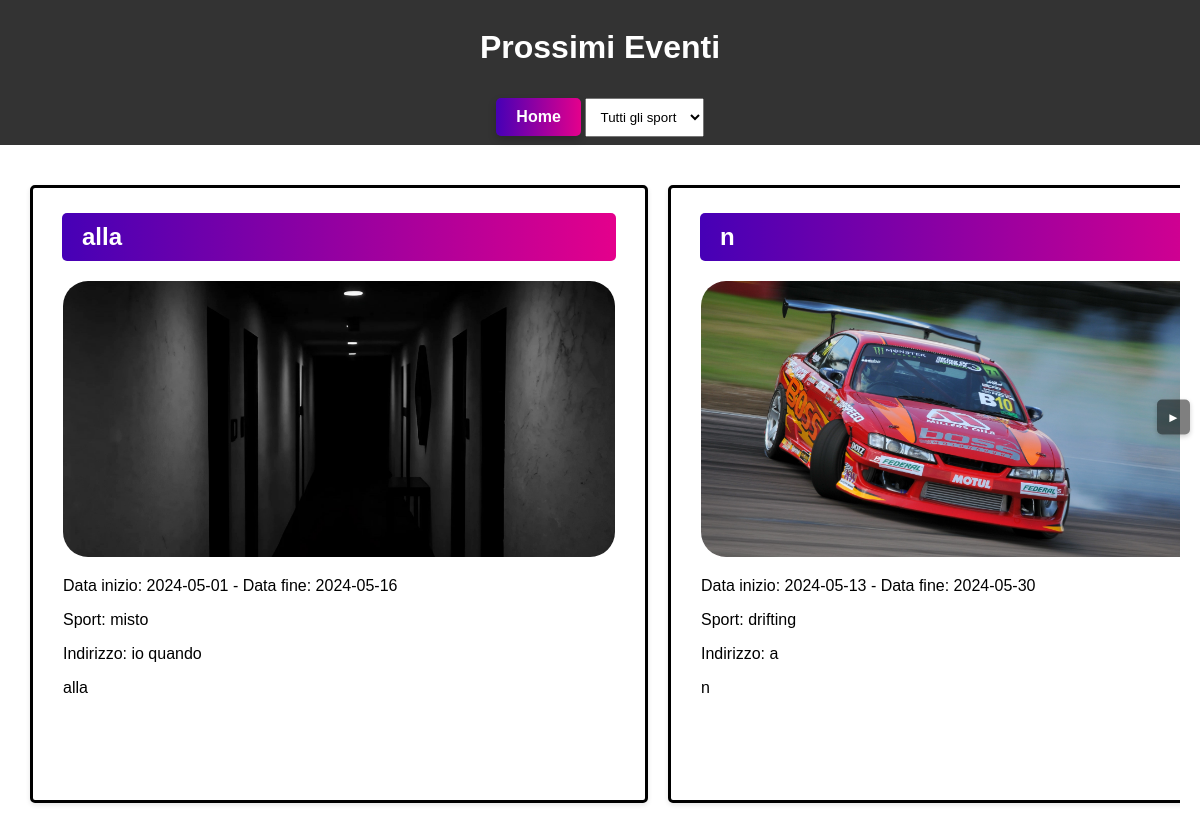
Page /eventi.php on the committed database.
### tables this page shows
CREATE TABLE `evento` (
  `id_evento` varchar(255) NOT NULL,
  `descrizione` varchar(255) NOT NULL,
  `nome` varchar(255) NOT NULL,
  `data_inizio` date NOT NULL,
  `data_fine` date NOT NULL,
  `sport` varchar(255) NOT NULL,
  `indirizzo` varchar(255) NOT NULL
);

### eventi.php (the view, shortened to what this page needs)
<!DOCTYPE html>
<html lang="it">
<head>
    <link rel="stylesheet" href="events_styles.css">
</head>
<body>
    <div class="events-header">
        <h1>Prossimi Eventi</h1>
        <form method="GET">
        <a href="index.html" class="home-button">Home</a>
            <select id="sportFilter" name="sport" onchange="this.form.submit()" class="sport-dropdown">
                <option value="">Tutti gli sport</option>
            </select>
        </form>
    </div>
    <button class="scroll-button right" id="scrollRightButton" onclick="scrollRight()">►</button>
    <div class="events-container" id="eventsContainer">
        <?php
        $servername = "localhost";
        $username = "root";
        $password = "";
        $dbname = "sport-xxx";
        $conn = new mysqli($servername, $username, $password, $dbname);
        $sql = "SELECT * FROM evento";
        $result = $conn->query($sql);
        if ($result->num_rows > 0) {
            echo '<div class="events-scroll-container">';
            while ($row = $result->fetch_assoc()) {
                echo '<div class="event">';
                echo '<h2>' . htmlspecialchars($row["nome"]) . '</h2>';
                echo "<img src='immagini/evento/" . htmlspecialchars($row["nome"]) . ".jpg'>";
                echo '<p>Data inizio: ' . htmlspecialchars($row["data_inizio"]) . '  -  Data fine: ' . htmlspecialchars($row["data_fine"]) . '</p>';
                echo '<p>Sport: ' . htmlspecialchars($row["sport"]) . '</p>';
                echo '<p>Indirizzo: ' . htmlspecialchars($row["indirizzo"]) . '</p>';
                echo '<p>' . nl2br(htmlspecialchars($row["descrizione"])) . '</p>';
                echo '</div>';
            }
            echo '</div>';
        } else {
            echo '<p>Nessun evento disponibile.</p>';
        }
        ?>
    </div>
</body>
</html>

### events_styles.css (style rules this page uses)
h2 { margin-left: -1px; margin-right: -1px; margin-top: -5px; font-family: 'Arial', sans-serif; color: white; background: linear-gradient(to right, #4600b6, #e4008c); padding: 10px 20px; border-radius: 5px; }
.scroll-button { position: fixed; top: 50%; transform: translateY(-50%); background-color: rgba(0, 0, 0, 0.5); color: white; border: none; padding: 10px; cursor: pointer; z-index: 9999; border-radius: 5px; box-shadow: 0 2px 5px rgba(0, 0, 0, 0.2); transition: opacity 0.3s; opacity: 1; }
.scroll-button.right { right: 10px; }
.events-container { overflow-x: scroll; overflow-y: hidden; white-space: nowrap; margin: 20px; scrollbar-width: none; -ms-overflow-style: none; }
.events-scroll-container { display: inline-block; white-space: nowrap; }
.event { display: inline-block; vertical-align: top; margin: 10px; margin-top: 20px; padding: 30px; border: 3px solid #000000; border-radius: 5px; background-color: #fff; box-shadow: 0 2px 5px rgba(0,0,0,0.1); width: 69vh; height: 69vh; overflow: hidden; }
.event img { max-width: 100%; height: auto; border-radius: 25px; }
.events-header { background-color: #333; color: white; padding: 8px;; text-align: center; }
.sport-dropdown { margin-top: 10px; display: block; width: 10%; padding: 10px; box-sizing: border-box; text-align: center; display: inline-block; }
.home-button { background: linear-gradient(to right, #4600b6, #e4008c); color: white; padding: 10px 20px; text-decoration: none; display: inline-block; font-size: 16px; font-weight: bold; cursor: pointer; border-radius: 5px; box-shadow: 0 4px 8px 0 rgba(0, 0, 0, 0.2); transition: all 0.3s ease; }
body { background-image: url('immagini/sfondo_eventi.jpg'); background-size: cover; background-position: center center; background-repeat: no-repeat; background-attachment: fixed; margin: 0px; font-family: 'Arial', sans-serif; }

### rows in the picture
evento: nome "alla", nome (picture), data_inizio "2024-05-01", data_fine "2024-05-16", sport "misto", indirizzo "io quando", descrizione "alla"
evento: nome "n", shows a picture, data_inizio "2024-05-13", data_fine "2024-05-30", sport "drifting", indirizzo "a", descrizione "n"
